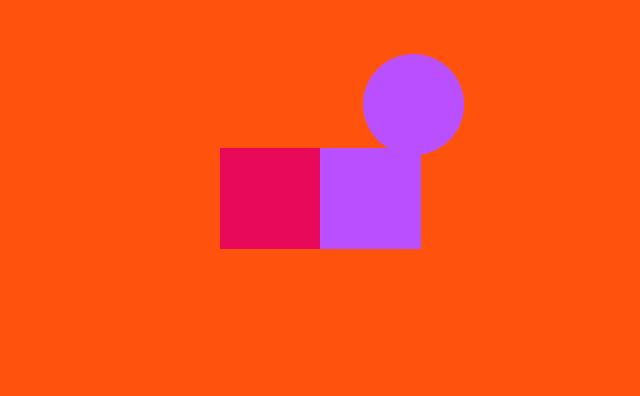
Frame 1 (no input)
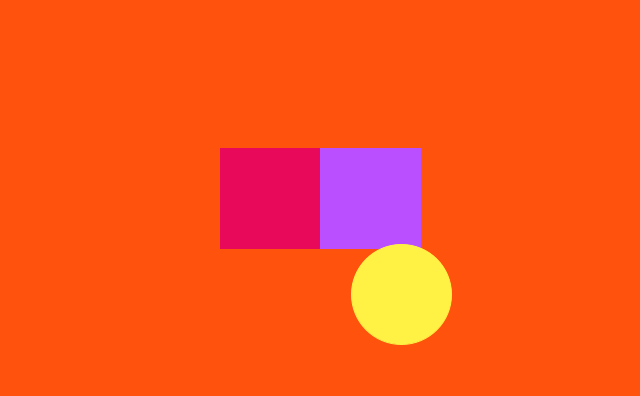
Frame 60 (the mouse pressed at the canvas centre just before this capture)
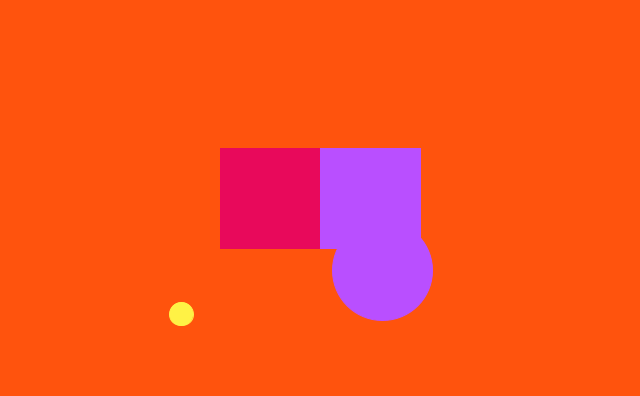
Frame 120 (the mouse held since frame 60 and released just before this capture)

The Processing sketch that drew these frames (run headless with seeded random() and noise(); from frame 60 on, the mouse is pressed at the canvas centre):

// Processing sketch: ex_2_5_simple_drag
// ── ex_2_5_simple_drag.pde
enum HighlightState { DONT,RESISTED,ACCELERATED }

class Balloon {
  PVector location, velocity, acceleration;
  float radius;
  color skin;
  float mass;
  HighlightState highlight;

  Balloon (float x, float y, float m) {
    mass = m;
    radius = m * 5;
    location = new PVector(x, y);
    velocity = new PVector();
    acceleration = new PVector();
  }

  void applyForce (PVector f) {
    PVector accel = PVector.div( f, mass );
    acceleration.add( accel );
  }

  void update () {
    velocity.add(acceleration);
    location.add(velocity);

    if( location.x <= 0 || location.x >= width ) velocity.x *= -1;
    if( location.y <= 0 || location.y >= height ) velocity.y *= -1;

    acceleration.mult(0);
  }

  void display () {
    color c;

    switch( highlight ) {
        case RESISTED: c = puce; break;
        case ACCELERATED: c = purple; break;
        default: c = yellow;
    }

    fill(c);
    stroke(c);
    ellipse( location.x, location.y, radius * 2, radius  * 2 );
  }
}


// CONSTANTS
final int X = 0;
final int Y = 1;
final int WIDTH = 2;
final int HEIGHT = 3;

// Variables
Balloon[] balloons;
PVector gravity = new PVector(0, 0.7);
PVector wind = new PVector(0.3, 0);
float mu = 0.8;
float um = 1.2;
float n = 1;

float w = 100;
float h = 100;
float[] resistor;
float[] accelerator;

color bg = #ff530d;
color yellow = #fff245;
color tan = #e8ba64;
color puce = #E8095B;
color purple = #B94FFF;

//
// event handlers
//
void setup () {
  size( 640, 396 );

  resistor = new float[4];
  resistor[X] = width / 2 - w;
  resistor[Y] = height / 2 - h / 2;
  resistor[WIDTH] = w;
  resistor[HEIGHT] = h;

  accelerator = new float[4];
  accelerator[X] = width / 2;
  accelerator[Y] = height / 2 - h / 2;
  accelerator[WIDTH] = w;
  accelerator[HEIGHT] = h;

  balloons = new Balloon[1];

  int len = balloons.length;
  for( int i = 0; i < len; i++ ) {
    balloons[i] = balloonFactory( random(width), random(height), 10 );
  }
}

void draw () {
  background(bg);

  fill(puce);
  stroke(puce);
  rect( resistor[X], resistor[Y], resistor[WIDTH], resistor[HEIGHT] );
  fill(purple);
  stroke(purple);
  rect( accelerator[X], accelerator[Y], accelerator[WIDTH], accelerator[HEIGHT] );

  int len = balloons.length;
  for( int i = 0; i < len; i++ ) {
    boolean resisted = false;
    boolean acclerated = false;

    balloons[i].highlight = HighlightState.DONT;
    balloons[i].applyForce( gravity );
    // balloons[i].applyForce( wind );

    resisted = overlap(balloons[i], resistor[X], resistor[Y], resistor[WIDTH], resistor[HEIGHT] );
    if( resisted ) {
        PVector friction = balloons[i].velocity.copy();
        friction.normalize();
        friction.mult(n * mu * -1);
        balloons[i].applyForce( friction );
        balloons[i].highlight = HighlightState.RESISTED;
    }

    acclerated = overlap(balloons[i], accelerator[X], accelerator[Y], accelerator[WIDTH], accelerator[HEIGHT] );
    if( acclerated ) {
        PVector boost = balloons[i].velocity.copy();
        boost.normalize();
        boost.mult(n * um);
        balloons[i].applyForce( boost );
        balloons[i].highlight = HighlightState.ACCELERATED;
    }

    balloons[i].update();
    balloons[i].display();
  }
}

void mousePressed() {
  Balloon new_oone = balloonFactory( mouseX, mouseY, random(10) );
  balloons = (Balloon[]) append(balloons, new_oone);
}

//
// helpers
//
Balloon balloonFactory (float x, float y, float m) {
  PVector shove;
  Balloon b = new Balloon( x, y, m );

  shove = PVector.random2D();
  shove.mult(random(20));
  b.applyForce( shove );
  return b;
}

boolean overlap(
    Balloon b,
    float x,
    float y,
    float w,
    float h
) {
    PVector p = new PVector();
    float max_x = x + w;
    float max_y = y + h;
    boolean overlap = false;

    for( float xi = x; xi <= max_x; xi += b.radius - 1 ) {
        for( float yi = y; yi <= max_y; yi += b.radius - 1 ) {
            p.x = xi;
            p.y = yi;
            if( p.sub(b.location).mag() < b.radius ) {
                overlap = true;
                break;
            }
        }
        if( overlap ) break;
    }

    return overlap;
}
